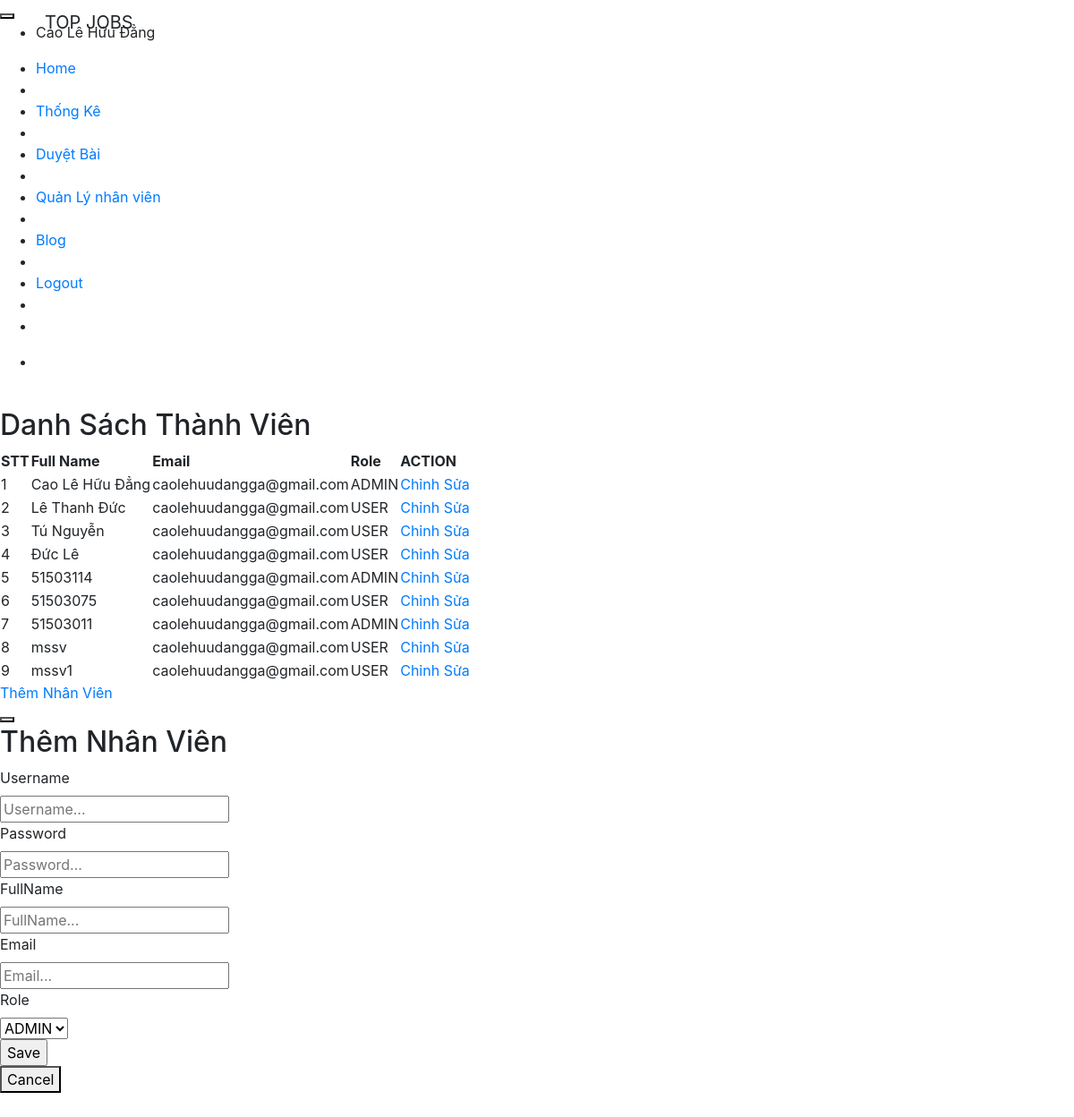
/src/ManagerEmployee.php (signed in), run on the app's committed database.
### tables this page shows
CREATE TABLE `users` (
  `id_user` int(11) NOT NULL,
  `username` varchar(100) NOT NULL,
  `password` varchar(250) NOT NULL,
  `fullname` varchar(100) NOT NULL,
  `email` varchar(100) NOT NULL,
  `role` varchar(20) NOT NULL
);

### src/ManagerEmployee.php (the view, shortened to what this page needs)
<?php
require_once('../Config/db.php');
if (isset($_SESSION['username']) == false) {
    header('Location: Login.php');
}else {
    $username=$_SESSION['username'];
    $sql = mysqli_query($conn,"select *from users WHERE  username = '$username'");
    $row = mysqli_fetch_array($sql);
    if ($row['role'] == 'USER' || $row['role'] == 'EMPLOYEE') {
        $_SESSION['role'] = $row['role'];
       ?>
        <script>
            window.location="Home.php"
        </script>
        <?php
    } else {
        ?>
<!DOCTYPE html>
<html lang="en">
<head>
  <link rel="stylesheet" href="https://maxcdn.bootstrapcdn.com/bootstrap/4.3.1/css/bootstrap.min.css">
  <link rel="stylesheet" href="https://cdnjs.cloudflare.com/ajax/libs/uikit/3.0.3/css/uikit.min.css" />
  <link href="https://maxcdn.bootstrapcdn.com/font-awesome/4.7.0/css/font-awesome.min.css" rel="stylesheet"
>
  <link rel="stylesheet" href="../css/style.css" />
</head>
<body>
<?php require_once ('./NavBarAdmin.php'); ?>
<div class = "uk-container ">
<br/>
<h2 class="uk-heading-divider">Danh Sách Thành Viên</h2>
    <table class="uk-table uk-table-hover uk-table-divider">
    <thead>
        <tr>
            <th>STT</th>
            <th>Full Name</th>
            <th>Email</th>
            <th>Role</th>
            <th>ACTION</th>
        </tr>
    </thead>
    <tbody>
    <?php
         $sql = mysqli_query($conn,"select  * from users");
         $count = 0;
            while ($result = mysqli_fetch_array($sql)) {
            $count++;
    ?>
        <tr>
            <td><?= $count ?></td>
            <td><?= $result['fullname'] ?></td>
            <td><?= $result['email'] ?></td>
            <td><?= $result['role'] ?></td>
            <td><a href = "./EditEmployee.php?id_user=<?= $result['id_user'] ?>" class = "uk-button uk-button-danger">Chỉnh Sửa</a></td>
        </tr>
    <?php
             }
    ?>
    </tbody>
</table>
<a class="uk-button uk-button-secondary" href="#modal-sections" uk-toggle>Thêm Nhân Viên</a>
<div id="modal-sections" uk-modal>
    <div class="uk-modal-dialog">
        <button class="uk-modal-close-default" type="button" uk-close></button>
        <div class="uk-modal-header">
            <h2 class="uk-modal-title">Thêm Nhân Viên</h2>
        </div>
        <div class="uk-modal-body">
        <form class="uk-form-stacked" onsubmit="return checkInput()" method = "POST" action = "./RegisterAdmin.php">
            <div class="uk-margin">
                <label class="uk-form-label" for="username">Username</label>
                <div class="uk-form-controls">
                    <input class="uk-input" id="username" name = "username" type="text" placeholder="Username...">
                </div>
            </div>
            <div class="uk-margin">
                <label class="uk-form-label" for="password">Password</label>
                <div class="uk-form-controls">
                    <input class="uk-input" id="password" name = "password" type="password" placeholder="Password...">
                </div>
            </div>
            <div class="uk-margin">
                <label class="uk-form-label" for="fullname">FullName</label>
                <div class="uk-form-controls">
                    <input class="uk-input" id="fullname" name = "fullname" type="text" placeholder="FullName...">
                </div>
            </div>
            <div class="uk-margin">
                <label class="uk-form-label" for="email">Email</label>
                <div class="uk-form-controls">
                    <input class="uk-input" id="email" name = "email" type="email" placeholder="Email...">
                </div>
            </div>
            <div class="uk-margin">
                <label class="uk-form-label" for="role">Role</label>
                <div class="uk-form-controls">
                    <select class="uk-select" id="role" name = "role">
                        <option value = "ADMIN">ADMIN</option>
                    </select>
                </div>
            </div>
            <div class="uk-margin">
                <input class="uk-button uk-button-primary uk-text-right" name = "save" type="submit" value = "Save" />
            </div>
        </form>
        </div>
        <div class="uk-modal-footer uk-text-right">
            <button class="uk-button uk-button-default uk-modal-close" type="button">Cancel</button>
        </div>
    </div>
</div>
    </div>
    <br/><br/>
</body>
</html>
<?php
    }
    }
?>

### data on the page
users: fullname "Cao Lê Hữu Đẳng", email "caolehuudangga@gmail.com", role "ADMIN"
users: fullname "Lê Thanh Đức", email "caolehuudangga@gmail.com", role "USER"
users: fullname "Tú Nguyễn", email "caolehuudangga@gmail.com", role "USER"
users: fullname "Đức Lê", email "caolehuudangga@gmail.com", role "USER"
users: fullname "51503114", email "caolehuudangga@gmail.com", role "ADMIN"
users: fullname "51503075", email "caolehuudangga@gmail.com", role "USER"
users: fullname "51503011", email "caolehuudangga@gmail.com", role "ADMIN"
users: fullname "mssv", email "caolehuudangga@gmail.com", role "USER"
users: fullname "mssv1", email "caolehuudangga@gmail.com", role "USER"

### other printed values
$_SESSION['fullname'] "Cao Lê Hữu Đẳng"
